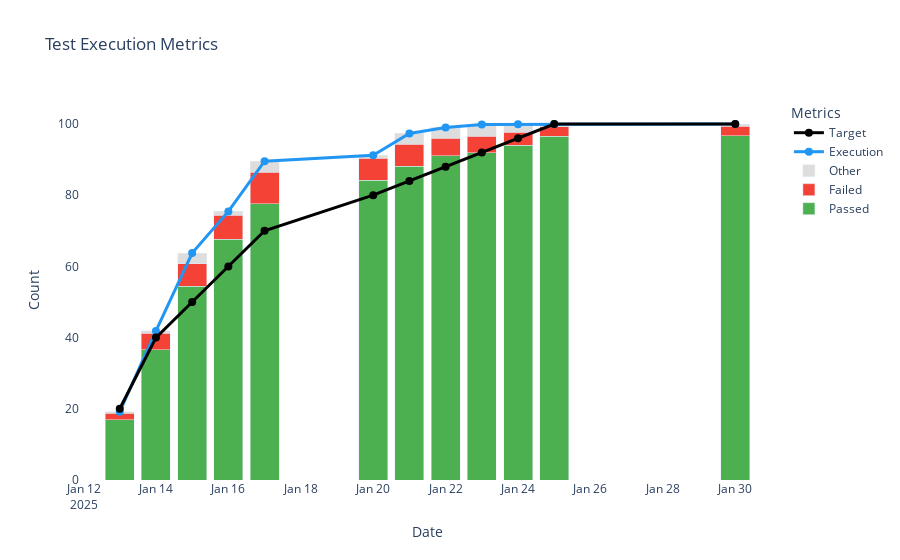

Notebook code for this chart:
### Code cell
import pandas as pd
import plotly.graph_objects as go



# Create figure
fig = go.Figure()

# Add stacked bars (Passed + Failed)
fig.add_trace(go.Bar(
    x=df_android['Tanggal'],
    y=df_android['Passed'],
    name='Passed',
    marker_color='#4CAF50',  # Green
    hoverinfo='y+name'
))

fig.add_trace(go.Bar(
    x=df_android['Tanggal'],
    y=df_android['Failed'],
    name='Failed',
    marker_color='#F44336',  # Red
    hoverinfo='y+name'
))

fig.add_trace(go.Bar(
    x=df_android['Tanggal'],
    y=df_android['Execution'] - df_android['Passed'] - df_android['Failed'],
    name='Other',
    marker_color='#ddd',  # Red
    hoverinfo='y+name'
))

# Add Execution line
fig.add_trace(go.Scatter(
    x=df_android['Tanggal'],
    y=df_android['Execution'],
    name='Execution',
    mode='lines+markers',
    line={'color': '#2196F3', 'width': 3},  # Blue
    marker={'size': 8},
    hoverinfo='y+name'
))

fig.add_trace(go.Scatter(
    x=df_android['Tanggal'],
    y=df_android['Target Execution'],
    name='Target',
    mode='lines+markers',
    line={'color': '#000', 'width': 3},  # Blue
    marker={'size': 8},
    hoverinfo='y+name'
))

# Customize layout
fig.update_layout(
    barmode='stack',
    title='Test Execution Metrics',
    xaxis_title='Date',
    yaxis_title='Count',
    hovermode='x unified',
    legend_title='Metrics',
    plot_bgcolor='white'
)

fig.show()

### Figure 1 — Plotly figure (JSON) as saved in the notebook; plotly's stock layout.template omitted (floating-point values rounded to 4 significant figures)
{"data": [{"hoverinfo": "y+name", "marker": {"color": "#4CAF50"}, "name": "Passed", "type": "bar", "x": ["2025-01-13T00:00:00", "2025-01-14T00:00:00", "2025-01-15T00:00:00", "2025-01-16T00:00:00", "2025-01-17T00:00:00", "2025-01-20T00:00:00", "2025-01-21T00:00:00", "2025-01-22T00:00:00", "2025-01-23T00:00:00", "2025-01-24T00:00:00", "2025-01-25T00:00:00", "2025-01-30T00:00:00"], "y": [16.91, 36.52, 54.39, 67.63, 77.57, 84.22, 88.09, 91.02, 91.99, 94, 96.51, 96.66]}, {"hoverinfo": "y+name", "marker": {"color": "#F44336"}, "name": "Failed", "type": "bar", "x": ["2025-01-13T00:00:00", "2025-01-14T00:00:00", "2025-01-15T00:00:00", "2025-01-16T00:00:00", "2025-01-17T00:00:00", "2025-01-20T00:00:00", "2025-01-21T00:00:00", "2025-01-22T00:00:00", "2025-01-23T00:00:00", "2025-01-24T00:00:00", "2025-01-25T00:00:00", "2025-01-30T00:00:00"], "y": [1.78, 4.73, 6.32, 6.71, 8.82, 6.18, 6.21, 5.03, 4.58, 3.69, 2.78, 2.7]}, {"hoverinfo": "y+name", "marker": {"color": "#ddd"}, "name": "Other", "type": "bar", "x": ["2025-01-13T00:00:00", "2025-01-14T00:00:00", "2025-01-15T00:00:00", "2025-01-16T00:00:00", "2025-01-17T00:00:00", "2025-01-20T00:00:00", "2025-01-21T00:00:00", "2025-01-22T00:00:00", "2025-01-23T00:00:00", "2025-01-24T00:00:00", "2025-01-25T00:00:00", "2025-01-30T00:00:00"], "y": [0.49, 0.63, 3.02, 1.1, 3.16, 0.82, 3.04, 2.98, 3.29, 2.21, 0.71, 0.64]}, {"hoverinfo": "y+name", "line": {"color": "#2196F3", "width": 3}, "marker": {"size": 8}, "mode": "lines+markers", "name": "Execution", "type": "scatter", "x": ["2025-01-13T00:00:00", "2025-01-14T00:00:00", "2025-01-15T00:00:00", "2025-01-16T00:00:00", "2025-01-17T00:00:00", "2025-01-20T00:00:00", "2025-01-21T00:00:00", "2025-01-22T00:00:00", "2025-01-23T00:00:00", "2025-01-24T00:00:00", "2025-01-25T00:00:00", "2025-01-30T00:00:00"], "y": [19.18, 41.88, 63.73, 75.44, 89.55, 91.22, 97.34, 99.03, 99.86, 99.9, 100, 100]}, {"hoverinfo": "y+name", "line": {"color": "#000", "width": 3}, "marker": {"size": 8}, "mode": "lines+markers", "name": "Target", "type": "scatter", "x": ["2025-01-13T00:00:00", "2025-01-14T00:00:00", "2025-01-15T00:00:00", "2025-01-16T00:00:00", "2025-01-17T00:00:00", "2025-01-20T00:00:00", "2025-01-21T00:00:00", "2025-01-22T00:00:00", "2025-01-23T00:00:00", "2025-01-24T00:00:00", "2025-01-25T00:00:00", "2025-01-30T00:00:00"], "y": [20, 40, 50, 60, 70, 80, 84, 88, 92, 96, 100, 100]}], "layout": {"barmode": "stack", "hovermode": "x unified", "legend": {"title": {"text": "Metrics"}}, "plot_bgcolor": "white", "title": {"text": "Test Execution Metrics"}, "xaxis": {"title": {"text": "Date"}}, "yaxis": {"title": {"text": "Count"}}}}
